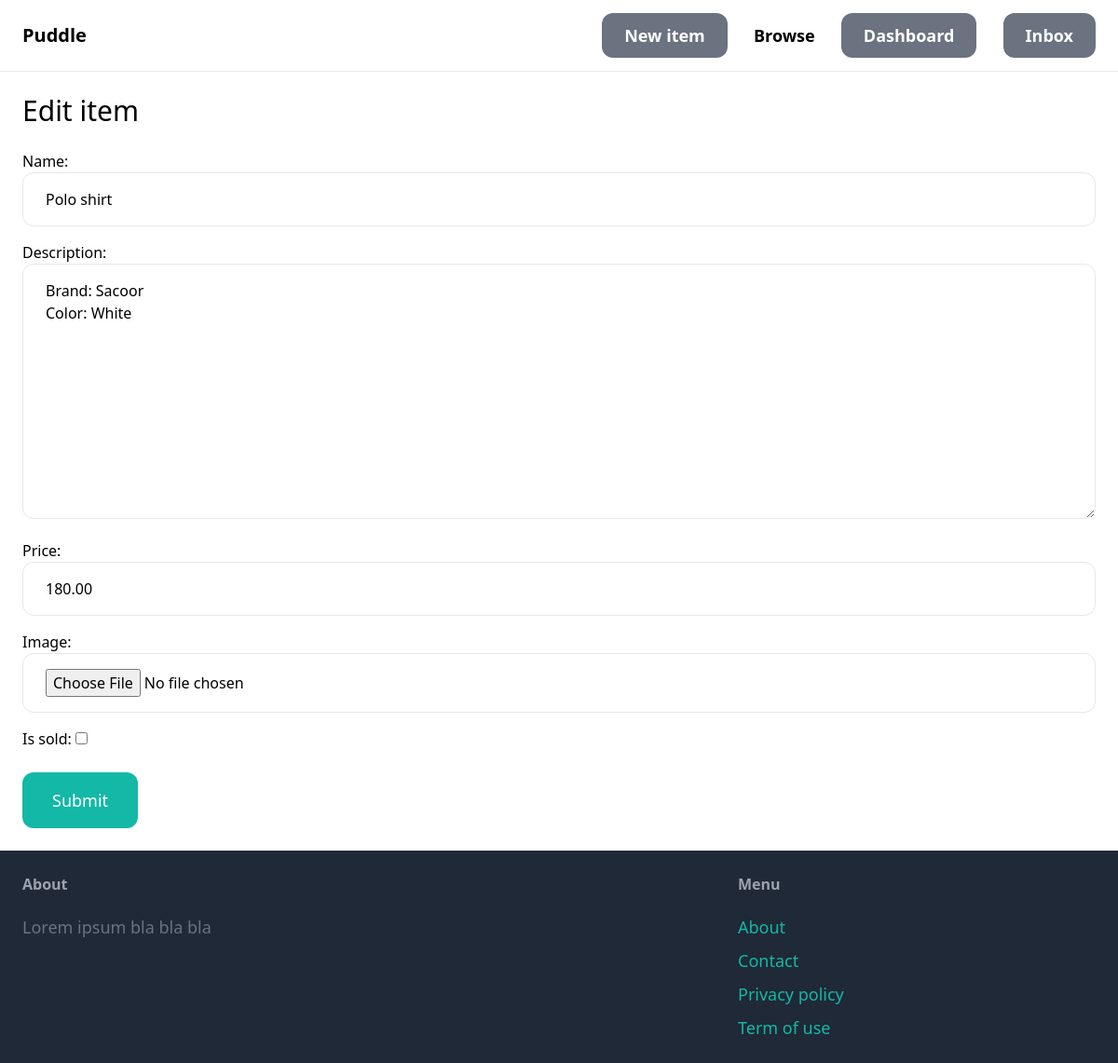
Screenshot of /items/4/edit/ (signed in) with the database file from the repository.
### item/models.py (models this page shows, shortened)
class Item(models.Model):
    category = models.ForeignKey(
        Category, related_name="items", on_delete=models.CASCADE
    )
    name = models.CharField(max_length=255)
    description = models.TextField(blank=True, null=True)
    price = models.DecimalField(max_digits=10, decimal_places=2)
    image = models.ImageField(upload_to="item_images", blank=True, null=True)
    is_sold = models.BooleanField(default=False)
    created_by = models.ForeignKey(User, related_name="items", on_delete=models.CASCADE)
    created_on = models.DateTimeField(auto_now=True)

### item/views.py (the view)
# urls.py: path("<int:pk>/edit/", views.edit, name="edit"),
@login_required
def edit(request, pk):
    item = get_object_or_404(Item, pk=pk, created_by=request.user)
    if request.method == "POST":
        form = EditItemForm(request.POST, request.FILES, instance=item)
        if form.is_valid():
            item.save()
            return redirect("item:detail", pk=item.id)
    else:
        form = EditItemForm(instance=item)
    return render(
        request,
        "item/form.html",
        {
            "form": form,
            "title": "Edit item",
        },
    )

### item/forms.py
class EditItemForm(forms.ModelForm):
    class Meta:
        model = Item
        fields = (
            "name",
            "description",
            "price",
            "image",
            "is_sold",
        )
        widgets = {
            "name": forms.TextInput(attrs={"class": INPUT_CLASSES}),
            "description": forms.Textarea(attrs={"class": INPUT_CLASSES}),
            "price": forms.TextInput(attrs={"class": INPUT_CLASSES}),
            "image": forms.FileInput(attrs={"class": INPUT_CLASSES}),
        }

### item/templates/item/form.html (shortened to what this page needs)
{% extends 'core/base.html' %}
{% block content %}
<h1 class="mb-6 text-3xl">{{ title }}</h1>
<form method="post" action="." enctype="multipart/form-data">
    <div class="space-y-4">
        {{ form.as_p}}
    </div>
    <button class="mt-6 px-8 py-4 text-lg bg-teal-500 hover:bg-teal-700 rounded-xl text-white">Submit</button>
</form>
{% endblock  %}

### rows the page displays
Item: name "Polo shirt", description "Brand: Sacoor Color: White", price "180.00"

### other values shown
{{ title }} "Edit item"
